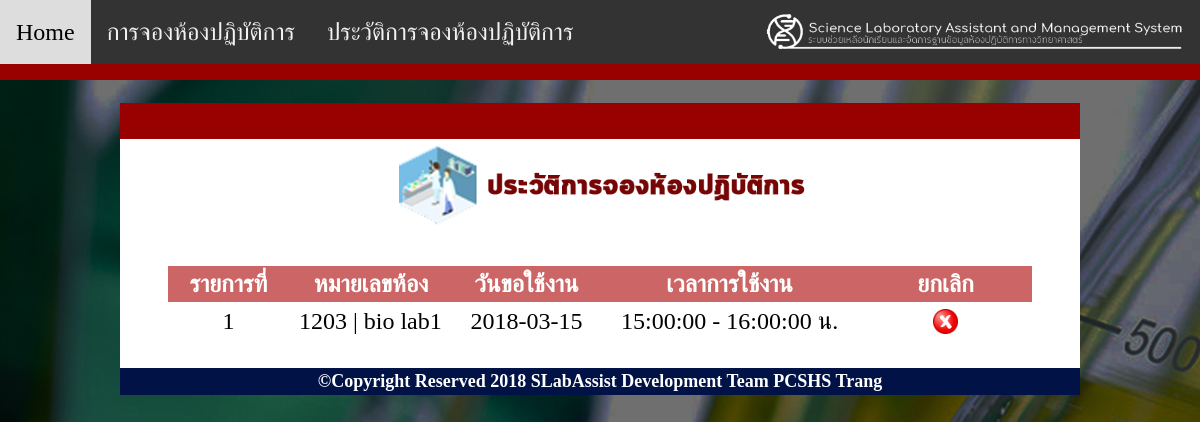
Screenshot of /lab/history_book.php (signed in) with the database file from the repository.
### tables this page shows
CREATE TABLE `use_room` (
  `use_id` int(11) NOT NULL,
  `std_id` varchar(5) NOT NULL,
  `lab_code` varchar(4) NOT NULL,
  `use_date` date NOT NULL,
  `start_time` time NOT NULL,
  `end_time` time NOT NULL,
  `use_status` varchar(3) NOT NULL DEFAULT 'no',
  `use_detail` text NOT NULL
);

CREATE TABLE `labroom` (
  `lab_id` int(11) NOT NULL,
  `lab_code` varchar(4) NOT NULL,
  `lab_name` varchar(50) NOT NULL,
  `lab_floor` int(1) NOT NULL,
  `lab_building` varchar(50) NOT NULL,
  `lab_type` varchar(3) NOT NULL
);

### lab/history_book.php (the view, shortened to what this page needs)
<!DOCTYPE html PUBLIC "-//W3C//DTD XHTML 1.0 Transitional//EN" "http://www.w3.org/TR/xhtml1/DTD/xhtml1-transitional.dtd">
<html xmlns="http://www.w3.org/1999/xhtml">
<head>
<link rel="stylesheet" href="css/w3.css">
<link rel="stylesheet" href="css/cart.css">
<link rel="stylesheet" href="css/header.css">
</head>
<body topmargin="0" leftmargin="0" rightmargin="0" bottommargin="0">
<div class="navbar" align="right"> <a href="home.php">Home</a> <a href="book.php">การจองห้องปฏิบัติการ</a> <a href="history_book.php">ประวัติการจองห้องปฏิบัติการ</a><img src="img/header_white.png" width="452" height="63"  /></div>
<table align="center" border="0" cellpadding="3" cellspacing="3" width="100%" bgcolor="#990000" height="80">
<tr>
	<td>&nbsp;</td>
</tr>
</table>
<br />
<table align="center" border="0" cellpadding="0" cellspacing="0" width="80%" bgcolor="#FFFFFF">
  <tr valign="top">
    <td align="center" bgcolor="#990000">&nbsp;</td>
  </tr>
  <tr valign="top">
    <td align="center"><img src="img/history.png" width="442" height="91" /></td>
  </tr>
<tr valign="top">
	<td>&nbsp;</td>
</tr>
<tr align="center">
  <td><table align="center" border="0" cellpadding="0" cellspacing="0" width="90%">
    <tr bgcolor="#CC6666" class="w3-text-white">
      <th width="14%">รายการที่</th>
      <th width="19%">หมายเลขห้อง</th>
      <th width="17%">วันขอใช้งาน</th>
      <th width="30%">เวลาการใช้งาน</th>
      <th width="20%">ยกเลิก</th>
      </tr>
    <? $sql3="SELECT * FROM use_room WHERE std_id = '$_SESSION[login_user]' ORDER BY use_date";
		$q3=mysql_query($sql3);
	$row=mysql_num_rows($q3);
	if($row==0){
	?>
    <tr align="center">
      <td colspan="5">ไม่มีประวัติการจอง</td>
      </tr>
    <? }else{
		  $i=1; while($data=mysql_fetch_assoc($q3)){ ?>
    <tr align="center">
      <td height="39" valign="middle"><?=$i++?></td>
      <td align="left" valign="middle" style="padding-left:10px;"><?=$data[lab_code]?> | <? $sql4="SELECT * FROM labroom WHERE lab_code = '$data[lab_code]'"; $q4=mysql_query($sql4); $room=mysql_fetch_assoc($q4); echo $room[lab_name];?></td>
      <td valign="middle"><?=$data[use_date]?></td>
      <td valign="middle"><?=$data[start_time]?> - <?=$data[end_time]?>
        น.</td>
      <td valign="middle"><? if($data[use_status]=="yes"){?>
        <img src="img/cancel2.png" height="25" width="25" />
        <? }else{?>
        <a href="history_book.php?act=cancel&use_id=<?=$data[use_id]?>" onClick="return confirm('ยืนยันการลบ!')"><img src="img/cancel.png" height="25" width="25" />
          <? }?>
          </a></td>
      </tr>
    <? } } ?>
    </table></td>
</tr>
<tr>
  <td bgcolor="#FFFFFF" align="center" style="font-weight:600; font-size:18px; color:white;">&nbsp;</td>
</tr>
<tr>
  <td bgcolor="#001246" align="center" style="font-weight:600; font-size:18px; color:white;">&copy;Copyright Reserved 2018 SLabAssist Development Team PCSHS Trang</td>
</tr>
</table>
</body>
</html>

### lab/css/w3.css (style rules this page uses)
html { box-sizing:border-box }
*,*:before,*:after { box-sizing:inherit }
html { -ms-text-size-adjust:100%;-webkit-text-size-adjust:100% }
body { margin:0 }
a { background-color:transparent;-webkit-text-decoration-skip:objects }
img { border-style:none }
html,body { font-family:Verdana,sans-serif;font-size:15px;line-height:1.5 }
html { overflow-x:hidden }
img { vertical-align:middle }
a { color:inherit }
.w3-text-white,.w3-hover-text-white:hover { color:#fff!important }

### lab/css/header.css (style rules this page uses)
* { font-family:Circular; font-size:24px; }
body { margin:0; }
.navbar { overflow: hidden; background-color: #333; position: fixed; top: 0; width: 100%; }
.navbar a { float: left; display: block; color: #f2f2f2; text-align: center; padding: 14px 16px; text-decoration: none; }

### lab/history_book.php (style rules this page uses)
body { background-image: url(img/background.jpg); }

### rows the page displays
use_room: lab_code "1203", labroom.lab_name "bio lab1", use_date "2018-03-15", start_time "15:00:00", end_time "16:00:00"
